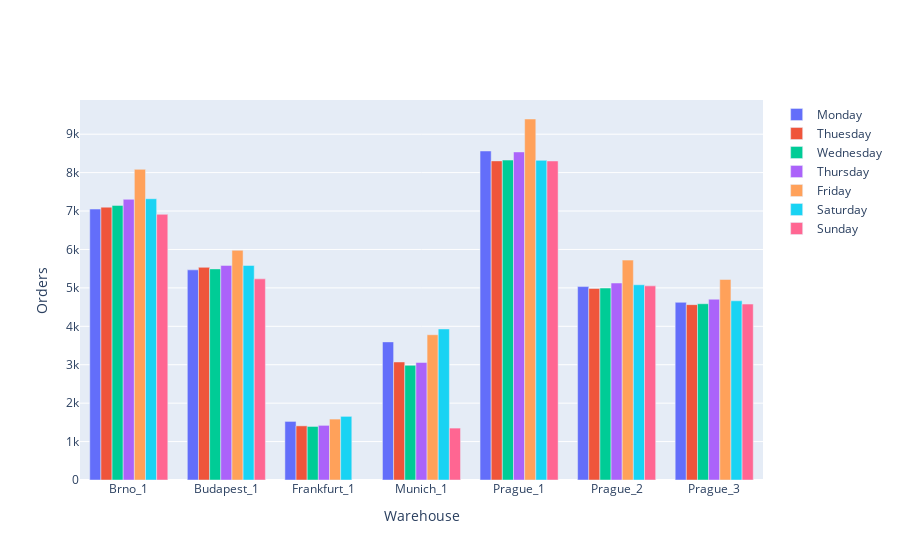

The code cell stored with this chart in its notebook:
### Code cell
fig = go.Figure()

for day_of_week, values in avg_orders_per_day_of_week.T.items():
    fig.add_trace(
        go.Bar(
            y=values,
            x=values.index,
            name=day_of_week,
        )
    )

fig.update_layout(
    # legend=dict(orientation="h", yanchor="bottom", y=1.02, xanchor="right", x=1),
    xaxis_title="Warehouse",
    yaxis_title="Orders",
)

fig.show()

### Figure 1 — Plotly figure (JSON) as saved in the notebook; plotly's stock layout.template omitted (floating-point values rounded to 4 significant figures)
{"data": [{"name": "Monday", "type": "bar", "x": ["Brno_1", "Budapest_1", "Frankfurt_1", "Munich_1", "Prague_1", "Prague_2", "Prague_3"], "y": [7051.0, 5469.0, 1525.0, 3594.0, 8563.0, 5034.0, 4624.0]}, {"name": "Thuesday", "type": "bar", "x": ["Brno_1", "Budapest_1", "Frankfurt_1", "Munich_1", "Prague_1", "Prague_2", "Prague_3"], "y": [7101.0, 5535.0, 1409.0, 3072.0, 8305.0, 4984.0, 4564.0]}, {"name": "Wednesday", "type": "bar", "x": ["Brno_1", "Budapest_1", "Frankfurt_1", "Munich_1", "Prague_1", "Prague_2", "Prague_3"], "y": [7147.0, 5494.0, 1394.0, 2983.0, 8326, 4995.0, 4588.0]}, {"name": "Thursday", "type": "bar", "x": ["Brno_1", "Budapest_1", "Frankfurt_1", "Munich_1", "Prague_1", "Prague_2", "Prague_3"], "y": [7305.0, 5585.0, 1422.0, 3058.0, 8538.0, 5127.0, 4705.0]}, {"name": "Friday", "type": "bar", "x": ["Brno_1", "Budapest_1", "Frankfurt_1", "Munich_1", "Prague_1", "Prague_2", "Prague_3"], "y": [8085.0, 5978.0, 1586.0, 3781.0, 9395.0, 5723.0, 5219.0]}, {"name": "Saturday", "type": "bar", "x": ["Brno_1", "Budapest_1", "Frankfurt_1", "Munich_1", "Prague_1", "Prague_2", "Prague_3"], "y": [7320.0, 5584.0, 1656.0, 3931.0, 8320.0, 5081.0, 4664.0]}, {"name": "Sunday", "type": "bar", "x": ["Brno_1", "Budapest_1", "Frankfurt_1", "Munich_1", "Prague_1", "Prague_2", "Prague_3"], "y": [6914.0, 5235.0, null, 1351, 8303.0, 5053.0, 4579.0]}], "layout": {"xaxis": {"title": {"text": "Warehouse"}}, "yaxis": {"title": {"text": "Orders"}}}}
